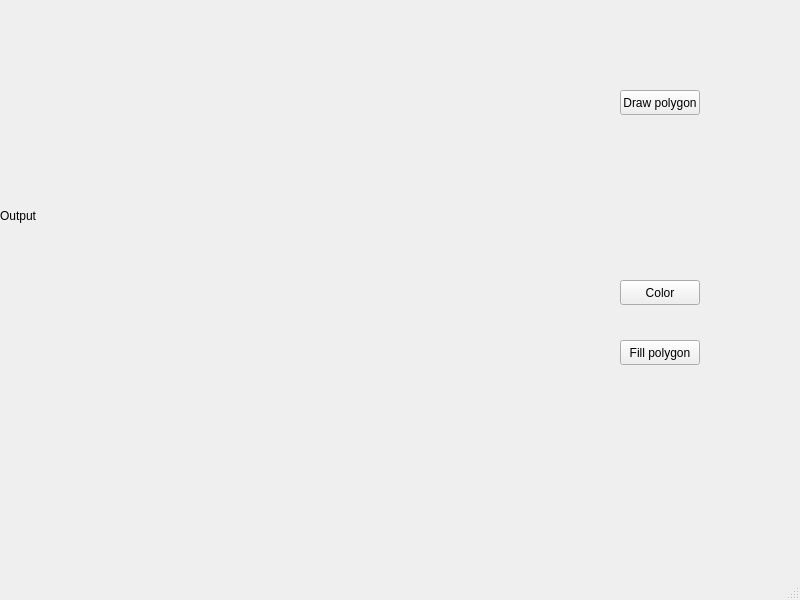
<?xml version="1.0" encoding="UTF-8"?>
<ui version="4.0">
 <class>QtAssignment1</class>
 <widget class="QMainWindow" name="QtAssignment1">
  <property name="geometry">
   <rect>
    <x>0</x>
    <y>0</y>
    <width>800</width>
    <height>600</height>
   </rect>
  </property>
  <property name="windowTitle">
   <string>QtAssignment1</string>
  </property>
  <widget class="QWidget" name="centralwidget">
   <widget class="QPushButton" name="pushButton">
    <property name="geometry">
     <rect>
      <x>620</x>
      <y>90</y>
      <width>80</width>
      <height>25</height>
     </rect>
    </property>
    <property name="text">
     <string>Draw polygon</string>
    </property>
   </widget>
   <widget class="QLabel" name="label">
    <property name="geometry">
     <rect>
      <x>0</x>
      <y>0</y>
      <width>531</width>
      <height>431</height>
     </rect>
    </property>
    <property name="text">
     <string>Output</string>
    </property>
   </widget>
   <widget class="QPushButton" name="pushButton_2">
    <property name="geometry">
     <rect>
      <x>620</x>
      <y>280</y>
      <width>80</width>
      <height>25</height>
     </rect>
    </property>
    <property name="text">
     <string>Color</string>
    </property>
   </widget>
   <widget class="QPushButton" name="pushButton_3">
    <property name="geometry">
     <rect>
      <x>620</x>
      <y>340</y>
      <width>80</width>
      <height>25</height>
     </rect>
    </property>
    <property name="text">
     <string>Fill polygon</string>
    </property>
   </widget>
  </widget>
  <widget class="QMenuBar" name="menubar">
   <property name="geometry">
    <rect>
     <x>0</x>
     <y>0</y>
     <width>800</width>
     <height>25</height>
    </rect>
   </property>
  </widget>
  <widget class="QStatusBar" name="statusbar"/>
 </widget>
 <resources/>
 <connections/>
</ui>
